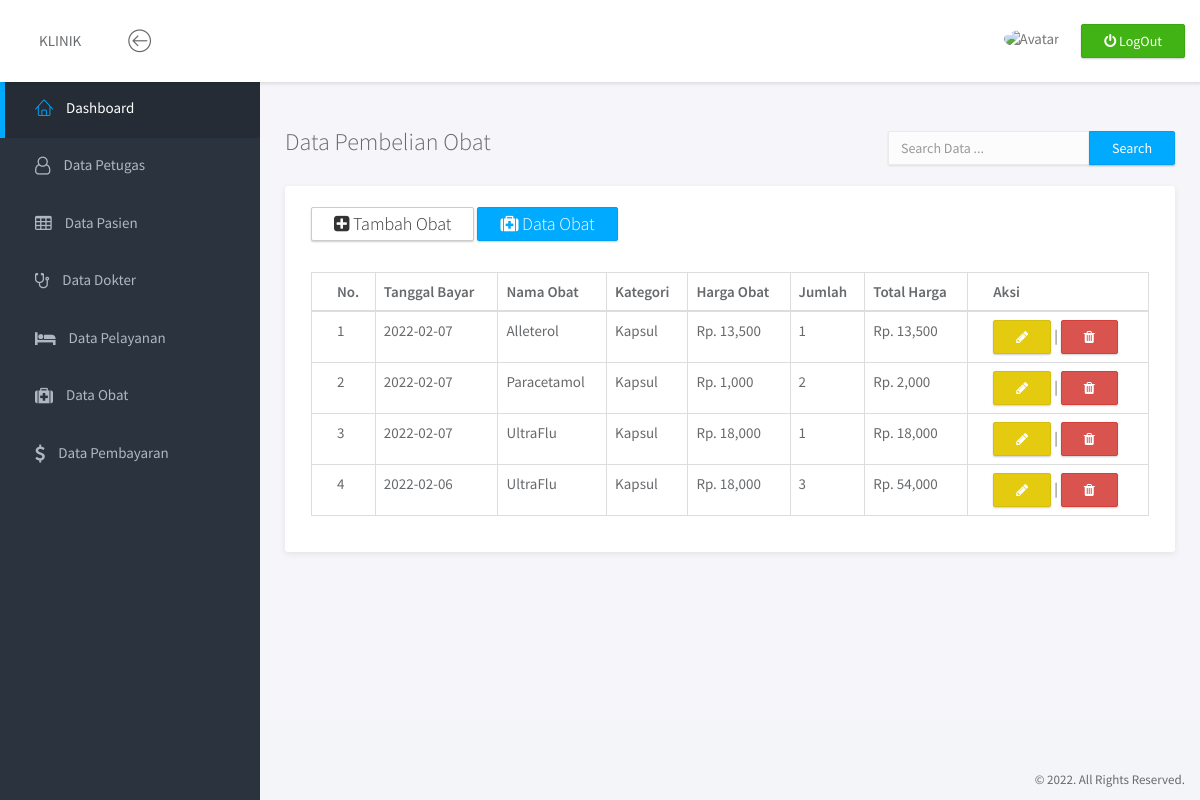
Screenshot of /admin/data-pembelian-obat.php with the database file from the repository.
### tables this page shows
CREATE TABLE `pembayaran_obat` (
  `id_pembayaran_obat` int(11) NOT NULL,
  `id_bayar` int(11) NOT NULL,
  `id_obat` int(11) NOT NULL,
  `jumlah` int(11) NOT NULL
);

CREATE TABLE `bayar` (
  `id_bayar` int(11) NOT NULL,
  `id_pasien` int(11) NOT NULL,
  `id_dokter` int(11) NOT NULL,
  `tanggal_bayar` date NOT NULL,
  `tarif` varchar(20) NOT NULL,
  `biaya_resep` varchar(30) NOT NULL,
  `keluhan` text NOT NULL,
  `diagnosa` text NOT NULL,
  `resep` text NOT NULL,
  `total_bayar` varchar(50) NOT NULL
);

CREATE TABLE `obat` (
  `id_obat` int(11) NOT NULL,
  `nama_obat` varchar(50) NOT NULL,
  `kategori` enum('Kapsul','Pil','Sirup','Tetes','Antibiotik') NOT NULL,
  `harga_obat` varchar(20) NOT NULL,
  `stok` int(11) NOT NULL,
  `keterangan` text NOT NULL
);

### admin/data-pembelian-obat.php (the view, shortened to what this page needs)
<?php
include 'koneksi.php';
$ambil = $koneksi ->query("SELECT * FROM pembayaran_obat INNER JOIN bayar ON pembayaran_obat.id_bayar = bayar.id_bayar INNER JOIN obat ON pembayaran_obat.id_obat = obat.id_obat ORDER BY id_pembayaran_obat DESC");
?>
<!doctype html>
<html lang="en">
<head>
	<link rel="stylesheet" href="assets/vendor/bootstrap/css/bootstrap.min.css">
	<link rel="stylesheet" href="assets/vendor/font-awesome/css/font-awesome.min.css">
	<link rel="stylesheet" href="assets/vendor/linearicons/style.css">
	<link rel="stylesheet" href="assets/css/main.css">
	<link rel="stylesheet" href="assets/css/demo.css">
</head>
<body>
	<div id="wrapper">
		<nav class="navbar navbar-default navbar-fixed-top">
			<div class="brand">
				KLINIK
			</div>
			<div class="container-fluid">
				<div class="navbar-btn">
					<button type="button" class="btn-toggle-fullwidth"><i class="lnr lnr-arrow-left-circle"></i></button>
				</div>
				<div class="navbar-btn navbar-btn-right">
					<a class="btn btn-success update-pro" href="logout.php" title="LOGOUT"><i class="fa fa-power-off"></i> <span> LogOut</span></a>
				</div>
				<div id="navbar-menu">
					<ul class="nav navbar-nav navbar-right">
						<li class="dropdown">
							<a href="#" class="dropdown-toggle" data-toggle="dropdown"><img src="assets/img/kepsek.png" class="img-circle" alt="Avatar"> <span><?php print_r($_SESSION['user']) ?></span></a>
						</li>
					</ul>
				</div>
			</div>
		</nav>
		<div id="sidebar-nav" class="sidebar">
			<div class="sidebar-scroll">
				<nav>
					<ul class="nav">
						<li><a href="dashboard.php" class="active"><i class="lnr lnr-home"></i> <span>Dashboard</span></a></li>
						<li><a href="data-petugas.php" class=""><i class="fa fa-user-o"></i> <span>Data Petugas</span></a></li>
						<li><a href="data-pasien.php" class=""><i class="fa fa-table"></i> <span>Data Pasien</span></a></li>
						<li><a href="data-dokter.php" class=""><i class="fa fa-stethoscope"></i> <span>Data Dokter</span></a></li>
						<li><a href="data-pelayanan.php" class=""><i class="fa fa-bed"></i> <span>Data Pelayanan</span></a></li>
						<li><a href="data-obat.php" class=""><i class="fa fa-medkit"></i> <span>Data Obat</span></a></li>
						<li><a href="data-biaya.php" class=""><i class="fa fa-usd"></i> <span>Data Pembayaran</span></a></li>
					</ul>
				</nav>
			</div>
		</div>
		<div class="main">
			<div class="main-content">
				<div class="container-fluid">
					<form class="navbar-form navbar-right" action="search-pembelian-obat.php" method="post">
						<div class="input-group">
							<input type="text" name="keyword" value="" class="form-control" placeholder="Search Data ..." autocomplete="off" autofocus>
							<span class="input-group-btn">
								<button type="submit" class="btn btn-primary" name="cari">Search</button>
							</span>
						</div>
					</form>
						<br>
					<h3 class="page-title">Data Pembelian Obat</h3>
							<div class="panel">
								<div class="panel-heading">
									<a href="tambah-obat.php" class="btn-default btn">
										<h6 class="panel-title"><i class="fa fa-plus-square" aria-hidden="true"></i> Tambah Obat</h6>
									</a>
									<a href="data-obat.php" class="btn-primary btn">
										<h6 class="panel-title"><i class="fa fa-medkit" aria-hidden="true"></i> Data Obat</h6>
									</a>
									<br>
								</div>
								<div class="panel-body">
									<table class="table table-bordered">
										<thead>
											<tr>
												<th>No.</th>
												<th>Tanggal Bayar</th>
												<th>Nama Obat</th>
												<th>Kategori</th>
												<th>Harga Obat</th>
												<th>Jumlah</th>
												<th>Total Harga</th>
												<th>Aksi</th>
											</tr>
										</thead>
										<tbody>
											<?php
												$no=1;
												while ($pecah = $ambil->fetch_assoc()){
											?>
											<tr>
												<td><?php echo $no; ?></td>
												<td><?php echo $pecah["tanggal_bayar"]; ?></td>
												<td><?php echo $pecah["nama_obat"]; ?></td>
												<td><?php echo $pecah["kategori"]; ?></td>
												<td>Rp. <?php echo number_format($pecah["harga_obat"]);?></td>
												<td><?php echo $pecah["jumlah"]; ?></td>
												<td>Rp. <?php echo number_format($pecah["harga_obat"]*$pecah["jumlah"]);?></td>
												<td>
													<a href="update-obat.php?id=<?php echo $pecah['id_obat']; ?>" class="btn-warning btn"><i class="fa fa-pencil"></i>
													</a> |
													<a href="hapus-obat.php?id=<?php echo $pecah['id_obat']; ?>" class="btn-danger btn"><i class="fa fa-trash"></i>
													</a>
												</td>
											</tr>
											<?php $no++;  ?>
											<?php } ?>
										</tbody>
									</table>
								</div>
							</div>
				</div>
			</div>
		</div>
		<footer>
			<div class="container-fluid">
				<p class="copyright">&copy; 2022. All Rights Reserved.</p>
			</div>
		</footer>
	</div>
</body>
</html>

### rows the page displays
pembayaran_obat: id_bayar.tanggal_bayar "2022-02-07", id_obat.nama_obat "Alleterol", id_obat.kategori "Kapsul", id_obat.harga_obat "13,500", jumlah "1", $pecah["harga_obat"]*$pecah["jumlah"] "13,500"
pembayaran_obat: id_bayar.tanggal_bayar "2022-02-07", id_obat.nama_obat "Paracetamol", id_obat.kategori "Kapsul", id_obat.harga_obat "1,000", jumlah "2", $pecah["harga_obat"]*$pecah["jumlah"] "2,000"
pembayaran_obat: id_bayar.tanggal_bayar "2022-02-07", id_obat.nama_obat "UltraFlu", id_obat.kategori "Kapsul", id_obat.harga_obat "18,000", jumlah "1", $pecah["harga_obat"]*$pecah["jumlah"] "18,000"
pembayaran_obat: id_bayar.tanggal_bayar "2022-02-06", id_obat.nama_obat "UltraFlu", id_obat.kategori "Kapsul", id_obat.harga_obat "18,000", jumlah "3", $pecah["harga_obat"]*$pecah["jumlah"] "54,000"
